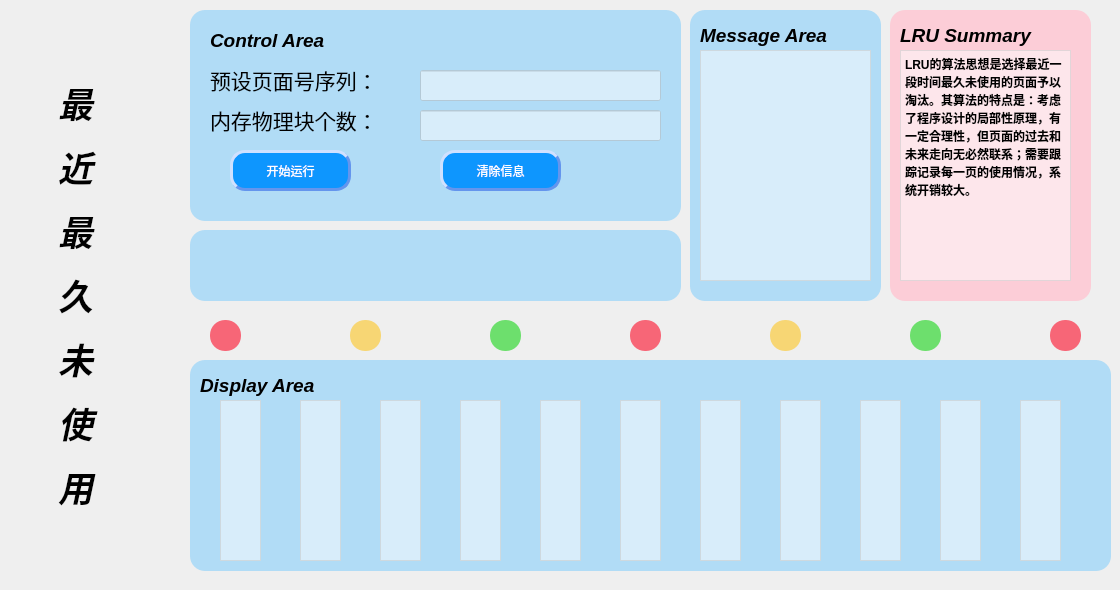
    <widget class="QWidget" name="tab_2">
     <attribute name="title">
      <string>LRU</string>
     </attribute>
     <widget class="QTextEdit" name="textEdit_205">
      <property name="geometry">
       <rect>
        <x>540</x>
        <y>400</y>
        <width>41</width>
        <height>161</height>
       </rect>
      </property>
      <property name="styleSheet">
       <string notr="true">background-color: rgba(255, 255, 255, 0.5)</string>
      </property>
     </widget>
     <widget class="QPushButton" name="pushButton_17">
      <property name="geometry">
       <rect>
        <x>910</x>
        <y>320</y>
        <width>31</width>
        <height>31</height>
       </rect>
      </property>
      <property name="styleSheet">
       <string notr="true">QPushButton{background:#6DDF6D;border-radius:15px;}
QPushButton:hover{background:green;}</string>
      </property>
      <property name="text">
       <string/>
      </property>
     </widget>
     <widget class="QLabel" name="label_25">
      <property name="geometry">
       <rect>
        <x>210</x>
        <y>100</y>
        <width>201</width>
        <height>41</height>
       </rect>
      </property>
      <property name="text">
       <string>&lt;html&gt;&lt;head/&gt;&lt;body&gt;&lt;p&gt;&lt;span style=&quot; font-size:16pt;&quot;&gt;内存物理块个数：&lt;/span&gt;&lt;/p&gt;&lt;/body&gt;&lt;/html&gt;</string>
      </property>
     </widget>
     <widget class="QTextEdit" name="textEdit_202">
      <property name="geometry">
       <rect>
        <x>300</x>
        <y>400</y>
        <width>41</width>
        <height>161</height>
       </rect>
      </property>
      <property name="styleSheet">
       <string notr="true">background-color: rgba(255, 255, 255, 0.5)</string>
      </property>
     </widget>
     <widget class="QLabel" name="label_26">
      <property name="geometry">
       <rect>
        <x>690</x>
        <y>10</y>
        <width>191</width>
        <height>291</height>
       </rect>
      </property>
      <property name="styleSheet">
       <string notr="true">QLabel{background:rgba(135,206,250,0.6);border-radius:15px;}</string>
      </property>
      <property name="text">
       <string>&lt;html&gt;&lt;head/&gt;&lt;body&gt;&lt;p&gt;&lt;br/&gt;&lt;/p&gt;&lt;/body&gt;&lt;/html&gt;</string>
      </property>
     </widget>
     <widget class="QLabel" name="label_27">
      <property name="geometry">
       <rect>
        <x>700</x>
        <y>20</y>
        <width>161</width>
        <height>31</height>
       </rect>
      </property>
      <property name="text">
       <string>&lt;html&gt;&lt;head/&gt;&lt;body&gt;&lt;p&gt;&lt;span style=&quot; font-size:14pt; font-weight:600; font-style:italic;&quot;&gt;Message Area&lt;/span&gt;&lt;/p&gt;&lt;/body&gt;&lt;/html&gt;</string>
      </property>
     </widget>
     <widget class="QLabel" name="label_28">
      <property name="geometry">
       <rect>
        <x>200</x>
        <y>370</y>
        <width>181</width>
        <height>31</height>
       </rect>
      </property>
      <property name="text">
       <string>&lt;html&gt;&lt;head/&gt;&lt;body&gt;&lt;p&gt;&lt;span style=&quot; font-size:14pt; font-weight:600; font-style:italic;&quot;&gt;Display Area&lt;/span&gt;&lt;/p&gt;&lt;/body&gt;&lt;/html&gt;</string>
      </property>
     </widget>
     <widget class="QLabel" name="label_29">
      <property name="geometry">
       <rect>
        <x>190</x>
        <y>10</y>
        <width>491</width>
        <height>211</height>
       </rect>
      </property>
      <property name="styleSheet">
       <string notr="true">QLabel{background:rgba(135,206,250,0.6);border-radius:15px;}</string>
      </property>
      <property name="text">
       <string>&lt;html&gt;&lt;head/&gt;&lt;body&gt;&lt;p&gt;&lt;br/&gt;&lt;/p&gt;&lt;/body&gt;&lt;/html&gt;</string>
      </property>
     </widget>
     <widget class="QLabel" name="label_30">
      <property name="geometry">
       <rect>
        <x>890</x>
        <y>10</y>
        <width>201</width>
        <height>291</height>
       </rect>
      </property>
      <property name="styleSheet">
       <string notr="true">QLabel{background-color:rgb(255, 196, 209,0.8);border-radius:15px;}
</string>
      </property>
      <property name="text">
       <string/>
      </property>
     </widget>
     <widget class="QLabel" name="label_31">
      <property name="geometry">
       <rect>
        <x>190</x>
        <y>230</y>
        <width>491</width>
        <height>71</height>
       </rect>
      </property>
      <property name="styleSheet">
       <string notr="true">QLabel{background:rgba(135,206,250,0.6);border-radius:15px;}</string>
      </property>
      <property name="text">
       <string>&lt;html&gt;&lt;head/&gt;&lt;body&gt;&lt;p&gt;&lt;br/&gt;&lt;/p&gt;&lt;/body&gt;&lt;/html&gt;</string>
      </property>
     </widget>
     <widget class="QLineEdit" name="lineEdit_202">
      <property name="geometry">
       <rect>
        <x>420</x>
        <y>110</y>
        <width>241</width>
        <height>31</height>
       </rect>
      </property>
      <property name="styleSheet">
       <string notr="true">background-color: rgba(255, 255, 255, 0.5)</string>
      </property>
     </widget>
     <widget class="QTextEdit" name="textEdit_209">
      <property name="geometry">
       <rect>
        <x>860</x>
        <y>400</y>
        <width>41</width>
        <height>161</height>
       </rect>
      </property>
      <property name="styleSheet">
       <string notr="true">background-color: rgba(255, 255, 255, 0.5)</string>
      </property>
     </widget>
     <widget class="QTextEdit" name="textEdit_201">
      <property name="geometry">
       <rect>
        <x>220</x>
        <y>400</y>
        <width>41</width>
        <height>161</height>
       </rect>
      </property>
      <property name="styleSheet">
       <string notr="true">background-color: rgba(255, 255, 255, 0.5)</string>
      </property>
     </widget>
     <widget class="QLabel" name="label_32">
      <property name="geometry">
       <rect>
        <x>190</x>
        <y>360</y>
        <width>921</width>
        <height>211</height>
       </rect>
      </property>
      <property name="styleSheet">
       <string notr="true">QLabel{background:rgba(135,206,250,0.6);border-radius:15px;}</string>
      </property>
      <property name="text">
       <string>&lt;html&gt;&lt;head/&gt;&lt;body&gt;&lt;p&gt;&lt;br/&gt;&lt;/p&gt;&lt;/body&gt;&lt;/html&gt;</string>
      </property>
     </widget>
     <widget class="QLineEdit" name="lineEdit_201">
      <property name="geometry">
       <rect>
        <x>420</x>
        <y>70</y>
        <width>241</width>
        <height>31</height>
       </rect>
      </property>
      <property name="styleSheet">
       <string notr="true">background-color: rgba(255, 255, 255, 0.5)</string>
      </property>
      <property name="text">
       <string/>
      </property>
     </widget>
     <widget class="QPushButton" name="pushButton_18">
      <property name="geometry">
       <rect>
        <x>490</x>
        <y>320</y>
        <width>31</width>
        <height>31</height>
       </rect>
      </property>
      <property name="styleSheet">
       <string notr="true">QPushButton{background:#6DDF6D;border-radius:15px;}
QPushButton:hover{background:green;}</string>
      </property>
      <property name="text">
       <string/>
      </property>
     </widget>
     <widget class="QLabel" name="label_33">
      <property name="geometry">
       <rect>
        <x>900</x>
        <y>20</y>
        <width>181</width>
        <height>31</height>
       </rect>
      </property>
      <property name="text">
       <string>&lt;html&gt;&lt;head/&gt;&lt;body&gt;&lt;p&gt;&lt;span style=&quot; font-size:14pt; font-weight:600; font-style:italic;&quot;&gt;LRU Summary&lt;/span&gt;&lt;/p&gt;&lt;/body&gt;&lt;/html&gt;</string>
      </property>
     </widget>
     <widget class="QPushButton" name="pushButton_19">
      <property name="geometry">
       <rect>
        <x>440</x>
        <y>150</y>
        <width>121</width>
        <height>41</height>
       </rect>
      </property>
      <property name="styleSheet">
       <string notr="true">QPushButton
{
    color:white;
    background-color:rgb(14 , 150 , 254);
    border-radius:15px;
	border-style:outset;
	border-width:3px; 
	border-color:#6495ED
}
 
QPushButton:hover
{
    color:white;
    background-color:rgb(44 , 137 , 255);
}
 
QPushButton:pressed
{
    color:white;
    background-color:rgb(14 , 135 , 228);
    padding-left:3px;
    padding-top:3px;
}
</string>
      </property>
      <property name="text">
       <string>清除信息</string>
      </property>
     </widget>
     <widget class="QTextEdit" name="textEdit_210">
      <property name="geometry">
       <rect>
        <x>940</x>
        <y>400</y>
        <width>41</width>
        <height>161</height>
       </rect>
      </property>
      <property name="styleSheet">
       <string notr="true">background-color: rgba(255, 255, 255, 0.5)</string>
      </property>
     </widget>
     <widget class="QTextEdit" name="textEdit_207">
      <property name="geometry">
       <rect>
        <x>700</x>
        <y>400</y>
        <width>41</width>
        <height>161</height>
       </rect>
      </property>
      <property name="styleSheet">
       <string notr="true">background-color: rgba(255, 255, 255, 0.5)</string>
      </property>
     </widget>
     <widget class="QPushButton" name="pushButton_20">
      <property name="geometry">
       <rect>
        <x>630</x>
        <y>320</y>
        <width>31</width>
        <height>31</height>
       </rect>
      </property>
      <property name="styleSheet">
       <string notr="true">QPushButton{background:#F76677;border-radius:15px;}
QPushButton:hover{background:red;}</string>
      </property>
      <property name="text">
       <string/>
      </property>
     </widget>
     <widget class="QTextEdit" name="textEdit_211">
      <property name="geometry">
       <rect>
        <x>1020</x>
        <y>400</y>
        <width>41</width>
        <height>161</height>
       </rect>
      </property>
      <property name="styleSheet">
       <string notr="true">background-color: rgba(255, 255, 255, 0.5)</string>
      </property>
     </widget>
     <widget class="QLabel" name="label_34">
      <property name="geometry">
       <rect>
        <x>210</x>
        <y>20</y>
        <width>171</width>
        <height>41</height>
       </rect>
      </property>
      <property name="text">
       <string>&lt;html&gt;&lt;head/&gt;&lt;body&gt;&lt;p&gt;&lt;span style=&quot; font-size:14pt; font-weight:600; font-style:italic;&quot;&gt;Control Area&lt;/span&gt;&lt;/p&gt;&lt;/body&gt;&lt;/html&gt;</string>
      </property>
     </widget>
     <widget class="QPushButton" name="pushButton_21">
      <property name="geometry">
       <rect>
        <x>350</x>
        <y>320</y>
        <width>31</width>
        <height>31</height>
       </rect>
      </property>
      <property name="styleSheet">
       <string notr="true">QPushButton{background:#F7D674;border-radius:15px;}
QPushButton:hover{background:yellow;}</string>
      </property>
      <property name="text">
       <string/>
      </property>
     </widget>
     <widget class="QLabel" name="label_35">
      <property name="geometry">
       <rect>
        <x>210</x>
        <y>60</y>
        <width>211</width>
        <height>41</height>
       </rect>
      </property>
      <property name="text">
       <string>&lt;html&gt;&lt;head/&gt;&lt;body&gt;&lt;p&gt;&lt;span style=&quot; font-size:16pt;&quot;&gt;预设页面号序列：&lt;/span&gt;&lt;/p&gt;&lt;/body&gt;&lt;/html&gt;</string>
      </property>
     </widget>
     <widget class="QPushButton" name="pushButton_22">
      <property name="geometry">
       <rect>
        <x>770</x>
        <y>320</y>
        <width>31</width>
        <height>31</height>
       </rect>
      </property>
      <property name="styleSheet">
       <string notr="true">QPushButton{background:#F7D674;border-radius:15px;}
QPushButton:hover{background:yellow;}</string>
      </property>
      <property name="text">
       <string/>
      </property>
     </widget>
     <widget class="QTextEdit" name="textEdit_200">
      <property name="geometry">
       <rect>
        <x>700</x>
        <y>50</y>
        <width>171</width>
        <height>231</height>
       </rect>
      </property>
      <property name="styleSheet">
       <string notr="true">background-color: rgba(255, 255, 255, 0.5)</string>
      </property>
     </widget>
     <widget class="QPushButton" name="pushButton_201">
      <property name="geometry">
       <rect>
        <x>230</x>
        <y>150</y>
        <width>121</width>
        <height>41</height>
       </rect>
      </property>
      <property name="styleSheet">
       <string notr="true">QPushButton
{
    color:white;
    background-color:rgb(14 , 150 , 254);
    border-radius:15px;
    border-style:outset;
	border-width:3px; 
    border-color:#6495ED
}
 
QPushButton:hover
{
    color:white;
    background-color:rgb(44 , 137 , 255);
}
 
QPushButton:pressed
{
    color:white;
    background-color:rgb(14 , 135 , 228);
    padding-left:3px;
    padding-top:3px;

}
</string>
      </property>
      <property name="text">
       <string>开始运行</string>
      </property>
     </widget>
     <widget class="QLabel" name="label_36">
      <property name="geometry">
       <rect>
        <x>10</x>
        <y>10</y>
        <width>131</width>
        <height>571</height>
       </rect>
      </property>
      <property name="styleSheet">
       <string notr="true">QLabel{background-color:pink;border-radius:15px;}
background-color: rgb(255, 103, 171);</string>
      </property>
      <property name="text">
       <string>&lt;html&gt;&lt;head/&gt;&lt;body&gt;&lt;p align=&quot;center&quot;&gt;&lt;span style=&quot; font-size:26pt; font-weight:600; font-style:italic;&quot;&gt;最&lt;/span&gt;&lt;/p&gt;&lt;p align=&quot;center&quot;&gt;&lt;span style=&quot; font-size:26pt; font-weight:600; font-style:italic;&quot;&gt;近&lt;/span&gt;&lt;/p&gt;&lt;p align=&quot;center&quot;&gt;&lt;span style=&quot; font-size:26pt; font-weight:600; font-style:italic;&quot;&gt;最&lt;/span&gt;&lt;/p&gt;&lt;p align=&quot;center&quot;&gt;&lt;span style=&quot; font-size:26pt; font-weight:600; font-style:italic;&quot;&gt;久&lt;/span&gt;&lt;/p&gt;&lt;p align=&quot;center&quot;&gt;&lt;span style=&quot; font-size:26pt; font-weight:600; font-style:italic;&quot;&gt;未&lt;/span&gt;&lt;/p&gt;&lt;p align=&quot;center&quot;&gt;&lt;span style=&quot; font-size:26pt; font-weight:600; font-style:italic;&quot;&gt;使&lt;/span&gt;&lt;/p&gt;&lt;p align=&quot;center&quot;&gt;&lt;span style=&quot; font-size:26pt; font-weight:600; font-style:italic;&quot;&gt;用&lt;/span&gt;&lt;/p&gt;&lt;/body&gt;&lt;/html&gt;</string>
      </property>
     </widget>
     <widget class="QTextEdit" name="textEdit_203">
      <property name="geometry">
       <rect>
        <x>380</x>
        <y>400</y>
        <width>41</width>
        <height>161</height>
       </rect>
      </property>
      <property name="styleSheet">
       <string notr="true">background-color: rgba(255, 255, 255, 0.5)</string>
      </property>
     </widget>
     <widget class="QTextEdit" name="textEdit_204">
      <property name="geometry">
       <rect>
        <x>460</x>
        <y>400</y>
        <width>41</width>
        <height>161</height>
       </rect>
      </property>
      <property name="styleSheet">
       <string notr="true">background-color: rgba(255, 255, 255, 0.5)</string>
      </property>
     </widget>
     <widget class="QTextEdit" name="textEdit_208">
      <property name="geometry">
       <rect>
        <x>780</x>
        <y>400</y>
        <width>41</width>
        <height>161</height>
       </rect>
      </property>
      <property name="styleSheet">
       <string notr="true">background-color: rgba(255, 255, 255, 0.5)</string>
      </property>
     </widget>
     <widget class="QPushButton" name="pushButton_24">
      <property name="geometry">
       <rect>
        <x>210</x>
        <y>320</y>
        <width>31</width>
        <height>31</height>
       </rect>
      </property>
      <property name="styleSheet">
       <string notr="true">QPushButton{background:#F76677;border-radius:15px;}
QPushButton:hover{background:red;}</string>
      </property>
      <property name="text">
       <string/>
      </property>
     </widget>
     <widget class="QTextEdit" name="textEdit_206">
      <property name="geometry">
       <rect>
        <x>620</x>
        <y>400</y>
        <width>41</width>
        <height>161</height>
       </rect>
      </property>
      <property name="styleSheet">
       <string notr="true">background-color: rgba(255, 255, 255, 0.5)</string>
      </property>
     </widget>
     <widget class="QTextEdit" name="textEdit_50">
      <property name="geometry">
       <rect>
        <x>900</x>
        <y>50</y>
        <width>171</width>
        <height>231</height>
       </rect>
      </property>
      <property name="styleSheet">
       <string notr="true">background-color: rgba(255, 255, 255, 0.5)</string>
      </property>
      <property name="html">
       <string>&lt;!DOCTYPE HTML PUBLIC &quot;-//W3C//DTD HTML 4.0//EN&quot; &quot;http://www.w3.org/TR/REC-html40/strict.dtd&quot;&gt;
&lt;html&gt;&lt;head&gt;&lt;meta name=&quot;qrichtext&quot; content=&quot;1&quot; /&gt;&lt;style type=&quot;text/css&quot;&gt;
p, li { white-space: pre-wrap; }
&lt;/style&gt;&lt;/head&gt;&lt;body style=&quot; font-family:'SimSun'; font-size:9pt; font-weight:400; font-style:normal;&quot;&gt;
&lt;p style=&quot; margin-top:0px; margin-bottom:0px; margin-left:0px; margin-right:0px; -qt-block-indent:0; text-indent:0px;&quot;&gt;&lt;span style=&quot; font-weight:600;&quot;&gt;LRU的算法思想是选择最近一段时间最久未使用的页面予以淘汰。其算法的特点是：考虑了程序设计的局部性原理，有一定合理性，但页面的过去和未来走向无必然联系；需要跟踪记录每一页的使用情况，系统开销较大。&lt;/span&gt;&lt;/p&gt;&lt;/body&gt;&lt;/html&gt;</string>
      </property>
     </widget>
     <widget class="QPushButton" name="pushButton_23">
      <property name="geometry">
       <rect>
        <x>1050</x>
        <y>320</y>
        <width>31</width>
        <height>31</height>
       </rect>
      </property>
      <property name="styleSheet">
       <string notr="true">QPushButton{background:#F76677;border-radius:15px;}
QPushButton:hover{background:red;}</string>
      </property>
      <property name="text">
       <string/>
      </property>
     </widget>
     <zorder>label_32</zorder>
     <zorder>label_29</zorder>
     <zorder>textEdit_205</zorder>
     <zorder>pushButton_17</zorder>
     <zorder>label_25</zorder>
     <zorder>textEdit_202</zorder>
     <zorder>label_26</zorder>
     <zorder>label_27</zorder>
     <zorder>label_28</zorder>
     <zorder>label_30</zorder>
     <zorder>label_31</zorder>
     <zorder>lineEdit_202</zorder>
     <zorder>textEdit_209</zorder>
     <zorder>textEdit_201</zorder>
     <zorder>lineEdit_201</zorder>
     <zorder>pushButton_18</zorder>
     <zorder>label_33</zorder>
     <zorder>pushButton_19</zorder>
     <zorder>textEdit_210</zorder>
     <zorder>textEdit_207</zorder>
     <zorder>pushButton_20</zorder>
     <zorder>textEdit_211</zorder>
     <zorder>label_34</zorder>
     <zorder>pushButton_21</zorder>
     <zorder>label_35</zorder>
     <zorder>pushButton_22</zorder>
     <zorder>textEdit_200</zorder>
     <zorder>pushButton_201</zorder>
     <zorder>label_36</zorder>
     <zorder>textEdit_203</zorder>
     <zorder>textEdit_204</zorder>
     <zorder>textEdit_208</zorder>
     <zorder>pushButton_24</zorder>
     <zorder>textEdit_206</zorder>
     <zorder>textEdit_50</zorder>
     <zorder>pushButton_23</zorder>
    </widget>
